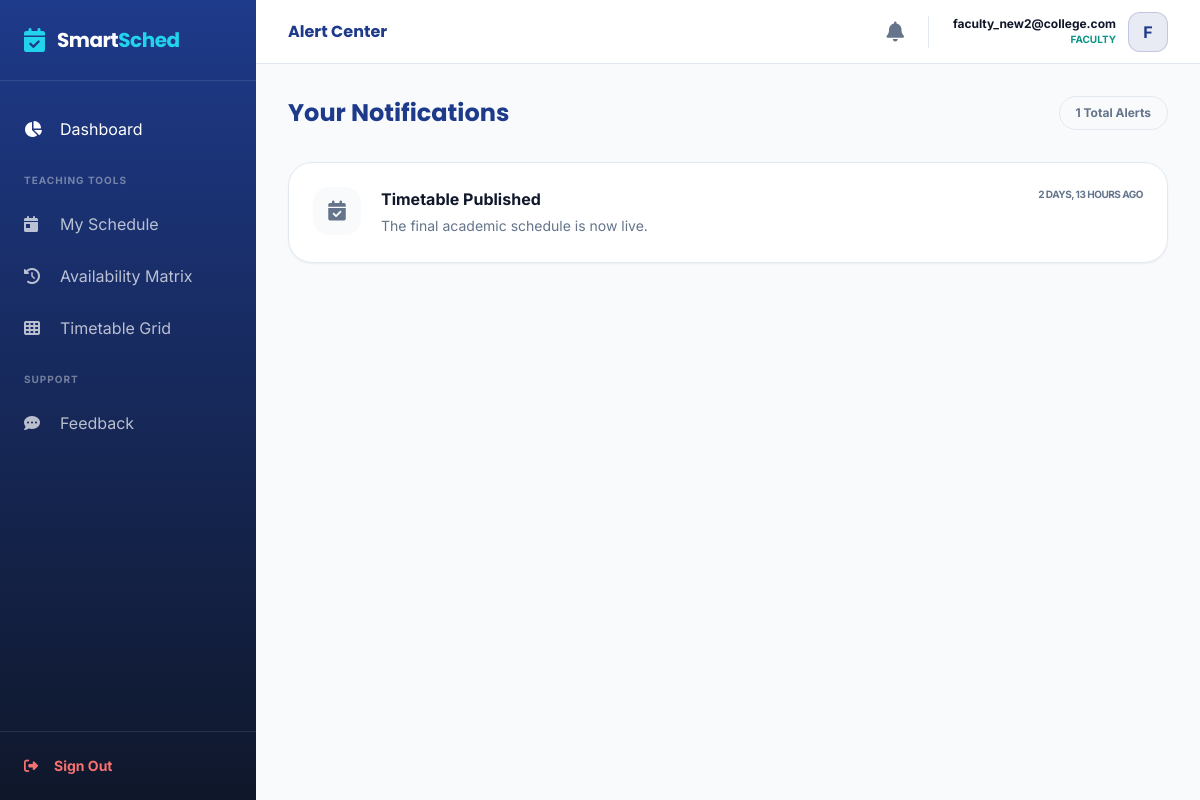
Screenshot of /notifications/all/ (signed in) with the database file from the repository.
### accounts/models.py (models this page shows, shortened)
class User(AbstractUser):
    ADMIN = 'admin'
    FACULTY = 'faculty'
    ROLE_CHOICES = [
        (ADMIN, 'Admin/HOD'),
        (FACULTY, 'Faculty/User'),
    ]
    username = None
    email = models.EmailField(unique=True)
    role = models.CharField(max_length=10, choices=ROLE_CHOICES, default=FACULTY)
    profile_picture = models.ImageField(upload_to='profiles/', null=True, blank=True)
    is_verified = models.BooleanField(default=False)
    login_count = models.PositiveIntegerField(default=0)
    USERNAME_FIELD = 'email'
    REQUIRED_FIELDS = []
    objects = CustomUserManager()

### notifications/models.py (models this page shows, shortened)
class Notification(models.Model):
    user = models.ForeignKey(
        settings.AUTH_USER_MODEL,
        on_delete=models.CASCADE,
        related_name='notifications'
    )
    title = models.CharField(max_length=100)
    message = models.TextField()
    is_read = models.BooleanField(default=False)
    created_at = models.DateTimeField(auto_now_add=True)

### notifications/views.py (the view)
# urls.py: path('all/', views.notification_list, name='notification_list'),
@login_required
def notification_list(request):
    notifications = Notification.objects.filter(user=request.user).order_by('-created_at')
    notifications.update(is_read=True)
    return render(request, 'notifications/notification_list.html', {
        'notifications': notifications
    })

### templates/notifications/notification_list.html (shortened to what this page needs)
{% extends 'base_dashboard.html' %}
{% block header_title %}Alert Center{% endblock %}
{% block content %}
<div class="max-w-4xl mx-auto space-y-6 fade-in-up">
    <div class="flex justify-between items-center mb-8">
        <h2 class="font-display text-2xl font-bold text-primary">Your Notifications</h2>
        <span class="text-xs font-bold text-textGray bg-bgSoft px-4 py-2 rounded-full border border-borderSubtle">
            {{ notifications.count }} Total Alerts
        </span>
    </div>
    <div class="space-y-4">
        {% for note in notifications %}
        <div class="bg-white p-6 rounded-[24px] border border-borderSubtle shadow-sm flex items-start gap-5 transition-all hover:shadow-md {% if not note.is_read %}border-l-4 border-l-highlight{% endif %}">
            <div class="w-12 h-12 rounded-2xl flex items-center justify-center flex-shrink-0 {% if note.is_read %}bg-bgSoft text-textGray{% else %}bg-highlight/10 text-primary{% endif %}">
                <i class="fa-solid {% if 'Published' in note.title %}fa-calendar-check{% else %}fa-circle-exclamation{% endif %} text-xl"></i>
            </div>
            <div class="flex-grow">
                <div class="flex justify-between items-start mb-1">
                    <h3 class="font-bold text-textDark">{{ note.title }}</h3>
                    <span class="text-[10px] font-bold text-textGray uppercase tracking-tighter">{{ note.created_at|timesince }} ago</span>
                </div>
                <p class="text-sm text-textGray leading-relaxed">{{ note.message }}</p>
            </div>
        </div>
        {% empty %}
        <div class="text-center py-20 bg-white rounded-[32px] border border-dashed border-borderSubtle">
            <i class="fa-solid fa-bell-slash text-5xl text-borderSubtle mb-4"></i>
            <p class="text-textGray font-medium">No new transmissions in your feed.</p>
        </div>
        {% endfor %}
    </div>
</div>
{% endblock %}

### templates/base_dashboard.html (shortened to what this page needs)
{% load static %}
<!DOCTYPE html>
<html lang="en">
<head>
    <script src="https://cdn.tailwindcss.com"></script>
    <link rel="stylesheet" href="https://cdnjs.cloudflare.com/ajax/libs/font-awesome/6.4.0/css/all.min.css">
</head>
<body class="bg-bgSoft font-sans text-textDark">
    <aside class="fixed inset-y-0 left-0 w-64 sidebar-gradient text-white hidden md:flex flex-col z-50">
        <div class="p-6 border-b border-white/10">
            <a href="/" class="flex items-center gap-3">
                <i class="fa-solid fa-calendar-check text-highlight text-2xl"></i>
                <span class="font-display text-xl font-bold tracking-tight">Smart<span
                        class="text-highlight">Sched</span></span>
            </a>
        </div>
        <nav class="flex-grow py-6 space-y-1">
            <a href="{% if user.role == 'admin' %}{% url 'admin_dashboard' %}{% else %}{% url 'user_dashboard' %}{% endif %}"
                class="flex items-center gap-4 px-6 py-3 hover:bg-white/5 transition-all {% if 'dashboard' in request.path %}nav-active{% endif %}">
                <i class="fa-solid fa-chart-pie w-5"></i> Dashboard
            </a>
            {% if user.role == 'admin' %}
            <div class="px-6 pt-4 pb-2 text-[10px] font-bold text-white/40 uppercase tracking-widest">Academic Core
            </div>
            <div class="px-6 pt-4 pb-2 text-[10px] font-bold text-white/40 uppercase tracking-widest">Academic Core
            </div>
            <a href="{% url 'department_list' %}"
                class="flex items-center gap-4 px-6 py-3 hover:bg-white/5 transition-all text-white/70 {% if 'department' in request.path %}nav-active{% endif %}">
                <i class="fa-solid fa-sitemap w-5"></i> Departments
            </a>
            <a href="{% url 'semester_add' %}"
                class="flex items-center gap-4 px-6 py-3 hover:bg-white/5 transition-all text-white/70 {% if 'semester' in request.path %}nav-active{% endif %}">
                <i class="fa-solid fa-layer-group w-5"></i> Semesters
            </a>
            <a href="{% url 'section_add' %}"
                class="flex items-center gap-4 px-6 py-3 hover:bg-white/5 transition-all text-white/70 {% if 'section' in request.path %}nav-active{% endif %}">
                <i class="fa-solid fa-users-rectangle w-5"></i> Sections
            </a>
            <a href="{% url 'classroom_list' %}"
                class="flex items-center gap-4 px-6 py-3 hover:bg-white/5 transition-all text-white/70 {% if 'classroom' in request.path %}nav-active{% endif %}">
                <i class="fa-solid fa-door-open w-5"></i> Classrooms
            </a>
            <a href="{% url 'subject_list' %}"
                class="flex items-center gap-4 px-6 py-3 hover:bg-white/5 transition-all text-white/70 {% if 'subject' in request.path %}nav-active{% endif %}">
                <i class="fa-solid fa-book w-5"></i> Subjects
            </a>
            <div class="px-6 pt-4 pb-2 text-[10px] font-bold text-white/40 uppercase tracking-widest">Planning</div>
            <a href="{% url 'faculty_list' %}"
                class="flex items-center gap-4 px-6 py-3 hover:bg-white/5 transition-all text-white/70 {% if 'faculty' in request.path %}nav-active{% endif %}">
                <i class="fa-solid fa-user-tie w-5"></i> Faculty
            </a>
            <a href="{% url 'generate_timetable' %}"
                class="flex items-center gap-4 px-6 py-3 hover:bg-white/5 transition-all text-white/70 {% if 'generate' in request.path %}nav-active{% endif %}">
                <i class="fa-solid fa-wand-magic-sparkles w-5"></i> Scheduler
            </a>
            {% else %}
            <div class="px-6 pt-4 pb-2 text-[10px] font-bold text-white/40 uppercase tracking-widest">Teaching Tools
            </div>
            <a href="{% url 'user_dashboard' %}"
                class="flex items-center gap-4 px-6 py-3 hover:bg-white/5 transition-all text-white/70 {% if 'user_dashboard' in request.resolver_match.url_name %}nav-active{% endif %}">
                <i class="fa-solid fa-calendar-day w-5"></i> My Schedule
            </a>
            <a href="{% url 'faculty_availability' %}"
                class="flex items-center gap-4 px-6 py-3 hover:bg-white/5 transition-all text-white/70 {% if 'availability' in request.path %}nav-active{% endif %}">
                <i class="fa-solid fa-clock-rotate-left w-5"></i> Availability Matrix
            </a>
            {% endif %}
            <a href="{% url 'timetable_view' %}"
                class="flex items-center gap-4 px-6 py-3 hover:bg-white/5 transition-all text-white/70 {% if 'view' in request.path and 'timetable' in request.path %}nav-active{% endif %}">
                <i class="fa-solid fa-table-cells w-5"></i> Timetable Grid
            </a>
            <div class="px-6 pt-4 pb-2 text-[10px] font-bold text-white/40 uppercase tracking-widest">Support</div>
            <a href="{% if user.role == 'admin' %}{% url 'admin_feedback_list' %}{% else %}{% url 'feedback_create' %}{% endif %}"
                class="flex items-center gap-4 px-6 py-3 hover:bg-white/5 transition-all text-white/70 {% if 'feedback' in request.path %}nav-active{% endif %}">
                <i class="fa-solid fa-comment-dots w-5"></i> Feedback
            </a>
        </nav>
        <div class="p-6 border-t border-white/10">
            <a href="{% url 'logout' %}"
                class="flex items-center gap-4 text-red-400 hover:text-red-300 text-sm font-bold transition-colors">
                <i class="fa-solid fa-right-from-bracket"></i> Sign Out
            </a>
        </div>
    </aside>
    <div class="md:ml-64 flex flex-col min-h-screen">
        <header
            class="h-16 bg-white border-b border-borderSubtle flex items-center justify-between px-8 sticky top-0 z-40">
            <h1 class="font-display font-bold text-primary">{% block header_title %}System Overview{% endblock %}</h1>
            <div class="flex items-center gap-6">
                <a href="{% url 'notification_list' %}"
                    class="relative text-textGray hover:text-primary transition-colors">
                    <i class="fa-solid fa-bell text-xl"></i>
                </a>
                <div class="flex items-center gap-3">
                    <div class="text-right hidden sm:block">
                        <p class="text-xs font-bold text-textDark">{{ user.email }}</p>
                        <p class="text-[10px] font-bold text-secondary uppercase">{{ user.role }}</p>
                    </div>
                    <div
                        class="w-10 h-10 bg-primary/10 rounded-xl flex items-center justify-center text-primary font-bold border border-primary/20">
                        {{ user.email|slice:":1"|upper }}
                    </div>
                </div>
            </div>
        </header>
        <main class="p-8">
            {% block content %}{% endblock %}
        </main>
    </div>
</body>
</html>

### templates/base_dashboard.html (style rules this page uses)
.sidebar-gradient { background: linear-gradient(180deg, #1E3A8A 0%, #0F172A 100%); }
.fade-in-up { animation: fadeInUp 0.5s ease-out forwards; }

### rows the page displays
User: email "faculty_new2@college.com", role "FACULTY", email "F"
Notification: title "Timetable Published", created_at "2 DAYS, 13 HOURS", message "The final academic schedule is now live."

### other values shown
{{ notifications.count }} "1"
